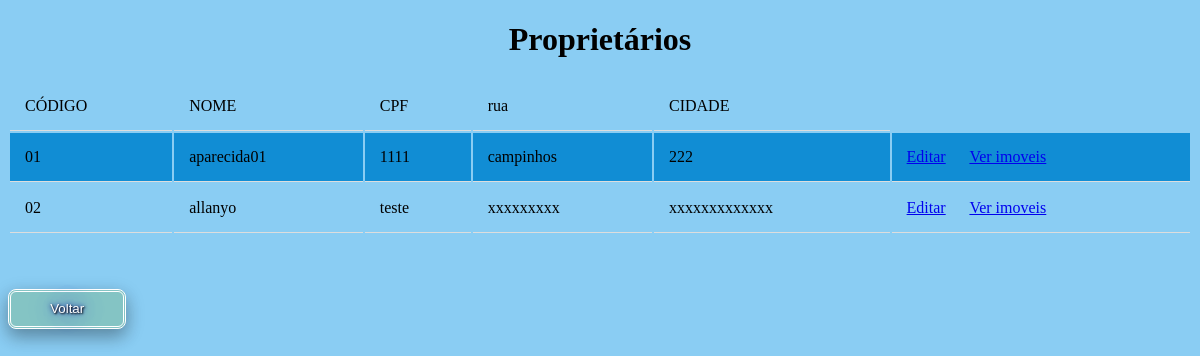
The app's page /buscaProprietario.php with its own data.
### tables this page shows
CREATE TABLE `proprietario` (
  `proprietario_id` int(11) NOT NULL,
  `codigo_proprietario` varchar(200) NOT NULL,
  `nome` varchar(200) NOT NULL,
  `rg` varchar(200) NOT NULL,
  `cpf` varchar(200) NOT NULL,
  `telefone` varchar(200) NOT NULL,
  `celular` varchar(200) NOT NULL,
  `email` varchar(200) NOT NULL,
  `enderecoPId` int(11) DEFAULT NULL
);

CREATE TABLE `endereco` (
  `endereco_id` int(11) NOT NULL,
  `rua` varchar(200) NOT NULL,
  `bairro` varchar(200) NOT NULL,
  `numero` varchar(200) NOT NULL,
  `cep` varchar(200) NOT NULL,
  `cidade` varchar(200) NOT NULL,
  `estado` varchar(200) NOT NULL,
  `pais` varchar(200) NOT NULL
);

### buscaProprietario.php (the view, shortened to what this page needs)
<?php
require_once 'db_connect.php';
$sql = "SELECT proprietario.codigo_proprietario,proprietario.nome,proprietario.cpf,
endereco.rua,endereco.cidade,proprietario.proprietario_id
FROM proprietario JOIN endereco on endereco.endereco_id = proprietario.enderecoPId";
$resultado = mysqli_query($connect, $sql);
?>
<!DOCTYPE html>
<html>
<head>
  <link rel="stylesheet" type="text/css" href="css/estilobuscacliente.css" />
</head>
<body>
  <h1>Proprietários</h1>
  <table>
    <tr>
      <td>CÓDIGO</td>
      <td>NOME</td>
      <td>CPF</td>
      <td>rua</td>
      <td>CIDADE</td>
    </tr>
    <?php while($dado = mysqli_fetch_array($resultado)) { ?>
      <tr>
      <td><?php echo $dado['codigo_proprietario']; ?></td>
      <td><?php echo $dado['nome']; ?></td>
      <td><?php echo $dado['cpf']; ?></td>
      <td><?php echo $dado['rua']; ?></td>
      <td><?php echo $dado['cidade']; ?></td>
      <td>
           <div>
           <form action="<?php echo $_SERVER['PHP_SELF']; ?>" method="POST">
           <a href="editarProprietarios.php?proprietario_id=<?php echo $dado['proprietario_id']?>"> Editar</a>  &nbsp&nbsp&nbsp&nbsp
           <a href="buscaProprietarioImovel.php?codigo_proprietario=<?php echo $dado['codigo_proprietario']?>">Ver imoveis</a>
         </form>
          </div>
      </td>
      </tr>
    <?php }
    ?>
  </table>
  <br><br><br>
  <form action="<?php echo $_SERVER['PHP_SELF']; ?>" method="POST">
  <button type="submit" name="btn-voltar">Voltar</button>
  </form>
</body>
</html>

### css/estilobuscacliente.css (style rules this page uses)
table { width: 100%; }
td { border-bottom: 1px solid #ddd; padding: 15px; text-align: left; }
tr:nth-child(even) { background-color: #118dd4; }
body { background:rgb(138, 205, 243); }
h1 { font-family: 'sans-serifs'; text-align: center; }
button { width: 10%; height: 40px; background: rgb(132, 196, 196); color: #fff; border: double; border-radius: 8px; box-shadow: 0 8px 16px 0 rgba(0,0,0,0.2), 0 6px 20px 0 rgba(0,0,0,0.19); text-shadow: 1px 1px 2px black, 0 0 25px blue, 0 0 5px darkblue; }

### records on screen
proprietario: codigo_proprietario "01", nome "aparecida01", cpf "1111", endereco.rua "campinhos", endereco.cidade "222"
proprietario: codigo_proprietario "02", nome "allanyo", cpf "teste", endereco.rua "xxxxxxxxx", endereco.cidade "xxxxxxxxxxxxx"
